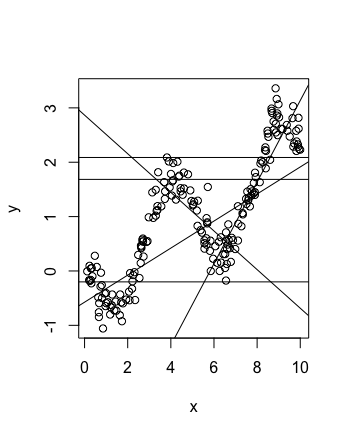

The R source for this figure:
install.packages("ISLR")
install.packages("TSA")
install.packages("sigmoid")
install.packages("purrr")
install.packages("ggplot2")
install.packages("plotly")



library(plotly)
library(MASS)
library(purrr)
library(ISLR)
library(TSA)
library(ggplot2)

# names and colnames is the same for a dataframe
names(Boston)
colnames(Boston) == names(Boston)

model1 = lm(medv~lstat, data=Boston)
attach(Boston)
plot(x=lstat, y=medv)
abline(model1)
summary(model1)



# So boston dataframe rows are different areas
# medv is median value of owner-occupied homes in 1k

names(model1)

# confidence intervals (See Seber on how that's done)
confint(model1)

# conf and prediction intervals for unobserved value (see wikipedia and Seber to know more)
# learn what's the difference
predict(model1, data.frame(lstat=c(5,10,15)), interval ="confidence")
predict(model1, data.frame(lstat=c(5,10,15)), interval ="prediction")

plot(lstat ,medv, pch="+")
abline(model1)

model2 = lm(medv ~ log(lstat))
lines(sort(lstat), fitted(model2)[order(lstat)], col='purple', `typ`e='line', lwd=3)

model3 = lm(medv ~ poly(lstat, 10), data=Boston)
lines(sort(lstat), fitted(model3)[order(lstat)], col='purple', type='line', lwd=3) 

# split plot screen into 4 separate screens
par(mfrow=c(2,2))
plot(model2)

# there seems to be correlation between residuals
plot(residuals(model2))
acf(residuals(model2))
pacf(residuals(model2))

#Standardizing the residuals allows you to view them on the standard scale, 
# which can make outlier detection easier
# testing for homoscedasticity
plot(rstudent(model2))
plot(predict(model2), residuals(model2))

# levarage statistics
hatvalues(model1)
plot(hatvalues(model1))

which.max((hatvalues(model2)))
# how does this help us?

# Multiple Linear Regression
lm.fit = lm(medv~.,data=Boston)
plot(age, medv)
summary(lm.fit)

install.packages("car")
library(car)
vif(lm.fit)
lm.fit1=update(lm.fit, ~.-age)
lm.fit1

names(Carseats)
dat = read.csv("http://faculty.marshall.usc.edu/gareth-james/ISL/Advertising.csv", header = TRUE)
attach(dat)

model1 = lm(Sales ~ TV, data=dat)
attach(dat)
plot(x=TV, y=Sales)
min(TV)
abline(model1)

# step function regression
ranges = seq(from=0, to=297, by = 10)
Xs = my.array <- array(1:24, dim=c(length(ranges),length(TV)))
n = length(TV)
r = length(ranges)

# construct the new indicator predictors
for (i in 1:(r-1)) {
  for (j in 1:n) {
    Xs[i,j] = 0 + (ranges[i] <= TV[j] && TV[j] <= ranges[i + 1])
  }
}

xs.stringified = 1:r %>%
  map(function(x) paste("Xs[",x, ",]"))

formula = as.formula(paste("Sales~", paste(xs.stringified, collapse="+")))
mod1 = lm(formula)

plot(coef(mod1)[3], type="l")
lines(coef(mod1))
lines(5)
abline(a=coef(mod1)[1],b=0)
for(i in (1:length(coef(mod1)))){
  abline(a=coef(mod1)[i],b=0)
}
coef(mod1)
# manually calculating RSS, RSE, confidence intervals
rss = sum(residuals(model1) * residuals(model1))
rse = sqrt(rss/(length(Sales)-2))
coef1 = coefficients(model1)[1]
se.sq.b0 = rse^2*(1/length(TV) + mean(TV)^2/(var(TV)*length(Sales)))

c(coef1 - 1.96*sqrt(se.sq.b0), coef1 + 1.96*sqrt(se.sq.b0))
# We can conclude that 95% of the cases we'll have sales between 
# 6.13689 and 7.928289 thousands without any advertisement at all

coef2 = coefficients(model1)[2]
se.sq.b1 = rse^2/(var(TV)*length(Sales))
se.b1 = sqrt(se.sq.b1)
c(coef2 - 1.96*se.b1, coef2 + 1.96*se.b1)
# we are 95% sure that 
# we'll have about between 42 and 53 units of increase for every 1k spent in TV adds

# we can use std error for Hypotesis testing
# H0 := beta1 = 0
t = coef2 / se.b1
pv = 2 * pt(df = 198, q=t, lower.tail = FALSE)
pv < 0.0005 # we reject the null hypothesis


model3 = lm(Sales ~ ., data=dat)
summary(model3)

attach(Auto)


plot(x=Auto[,4], y=Auto[,1])

model3 = lm(formula = mpg~horsepower, data=Auto)
abline(model3)
model4 = lm(formula = mpg ~ poly(horsepower, 2), data = Auto)
lines(sort(horsepower), fitted(model4)[order(horsepower)], col='purple', type='line', lwd=3)

# with increasing the value of y do we see changing of the errors around that fit?
plot(y = residuals(model3), x = fitted(model3))
sa = zlag(residuals(model4))
sa[1] = 0
lm(residuals(model4) ~ sa)
plot(residuals(model4) - sa)
acf(residuals(model4) - sa)

# we see in the summary that there's enough evidence to reject the null hypothesis that
# there is no correlation between residuals at i and residuals at i - 1

plot(y = residuals(model4), x = fitted(model4))
# here we see variation around 0 but the variation seems to increase with bigger values
# which means we have heteroscedasticity

plot(residuals(model4), zlag(residuals(model4)))
residuals(model4)

model5 = lm(formula = mpg ~ log(horsepower), data = Auto)
summary(model5)
plot(y = residuals(model5), x = fitted(model5))
lines(sort(horsepower), fitted(model4)[order(horsepower)], col='purple', type='line', lwd=3)

plot(rstudent(model5))
indices = which(rstudent(model5) < 3)
filtered.y = mpg[indices]
filtered.x = horsepower[indices]
model6 = lm(filtered.y ~ log(filtered.x))
summary(model6)

pnorm(q=1, lower.tail=FALSE)
plot(x=balance[default == "Yes"], y=income[default == "Yes"], pch=3, col="red")

par(bg="gray")
# we turn the levels to different numeric values so that we use them as indices
plot(income ~ balance, pch=c(3, 1)[as.numeric(default)], col=c("blue", "red")[as.numeric(default)])

# factor variables example
x <- factor(c("single", "married", "married", "single"))
as.numeric(x)

pr = function (x, beta0, beta1) {
  res = exp(beta0 + beta1*x)/(1+exp(beta0 + beta1*x))
  return(res)
}

ll = function(beta0, beta1) {
  res = prod(pr(balance, beta0, beta1)^(default == "Yes")) * prod((1-pr(balance, beta0, beta1))^(default == "No"))
  return(res)
}

ll(-10.6513,0.0055)

xs <- seq(-100, 100, by=1)
ys <- seq(-100, 100, by=1)
x <- seq(-10, 10, length= 30)
y <- x
z <- outer(x, y, ll)
 z[is.na(z)] <- 1

require(lattice)
wireframe(z, drape=T, col.regions=rainbow(100))


likelihood = function(xs, beta0, beta1) {
  
}

l = -20:20

f = function (x, y) {
  return(sin(x)+cos(y))
}

call.func = function (l, f) {
  result = sapply(l, function(x) sapply(l, function(y) f(x,y)))
  return(result)
}

contour(l, l, call.func(l, f))

# heatmap
image(l, l, call.func(l, f))

# some perspective into it
persp(l, l, call.func(l, ll), theta=70, phi=180)

Auto[, -5]


x = runif(200, 0, 10)
e = rnorm(200, 0, 0.5^2)
y = cos(1.25 * (x + 1)) + x/5 + e
plot(x=x,y=y)

# 1. piecewise polynomials begin by diving the range of x into non-overlapping intervals at k ordered x-values
#       t_j (-\infty, t_1], (t_1, t_2], ..., (tk, infity)
# 2. then a degree p polynomial is fit by least square regression to the data in each interval

# the simplest case is
cond = x >= 6
m1 = lm(y[which(cond)] ~ x[cond])

with(x[which(x <= 3)], {abline(m1)})
abline(m1)

b <- ggplot(mtcars, aes(wt, mpg)) +
  geom_point()

df <- data.frame(x1 = 2.62, x2 = 3.57, y1 = 21.0, y2 = 15.0)

plot(x=x,y=y)

lm(y~(x-4.1))
read.csv("./reynolds.csv")
e = rnorm(200, sd = 5)
x1 = runif(200, 0, 10)
y1 = 5 * x1 + 3 + e
plot(x1,y1)
x2 = runif(200, 10, 20)
y2 = -5 * x2 + 100 + e
plot(x2,y2)
x=c(x1,x2)
y=c(y1,y2)
plot(x=x,y=y)

xk =  0 + (x >= 10) 
# Y = b0 + b1*(x-x_knot)*xk
y = 33.242 + -2.441 * (x-90)*xk
x.new = x - 10
x.new2= x.new * xk
m1 = lm(y~x.new2)

# spline regression
Quantity <- c(25,39,45,57,70,85,89,100,110,124,137,150,177)
Sales <- c(1000,1250,2600,3000,3500,4500,5000,4700,4405,4000,3730,3400,3300)
data <- data.frame(Quantity,Sales)
data

plot_ly(data,x=~Quantity,
        y=~Sales,
        type="scatter"
)

knot = 89

data$Xbar <- ifelse(data$Quantity>knot, 1, 0)
data$diff <- data$Quantity - knot
data$X <- data$diff*data$Xbar

data
reg <- lm(Sales ~ Quantity + X, data = data)


carfit <- lm(dist~speed+I(speed^2),cars)

# another example
y=c(
  1.540185,
  4.051166,
 5.621000,
  7.752237,
 10.700486,
 10.103224,
 12.150661,
 10.982853,
 11.108116,
14.993672)
x=1:10
plot(x=x,y=y)
x1=1:5
y1=y[1:5]

x2=6:10
y2=y[x2]

abline(lm(y1~x1), col="red")
abline(lm(y2~x2), col="blue")
x3 = ifelse(x<=5, 0, x-5)

plot(x=x,y=y)
lines(x, predict(lm(y ~ ifelse(x<=5,(x-5), 0) + ifelse(x>5,(x-5)^4,0))), col="green")

sn = rexp(300, rate = 10)
sn[1] = 0
jn = cumsum(sn)
ys = 0:299
plot(x=jn, y=ys, type='p')

# generating a simple birth process
lambda = 1/2
states = 1:100
hts = 1:100
for (i in states) {
  hts[i] = rexp(1, lambda * i)
}
hts[1] = 0
jts = cumsum(hts)
